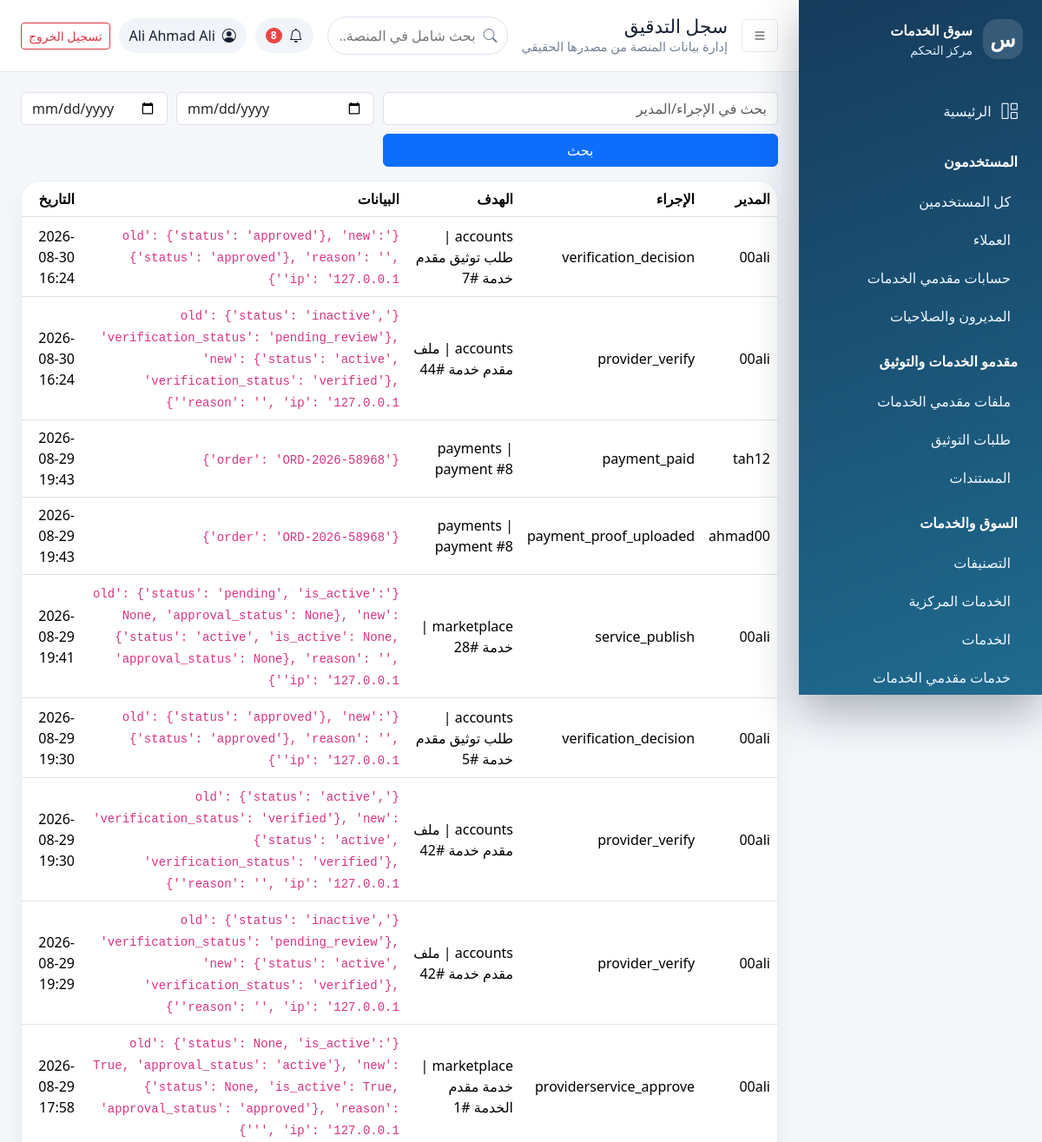
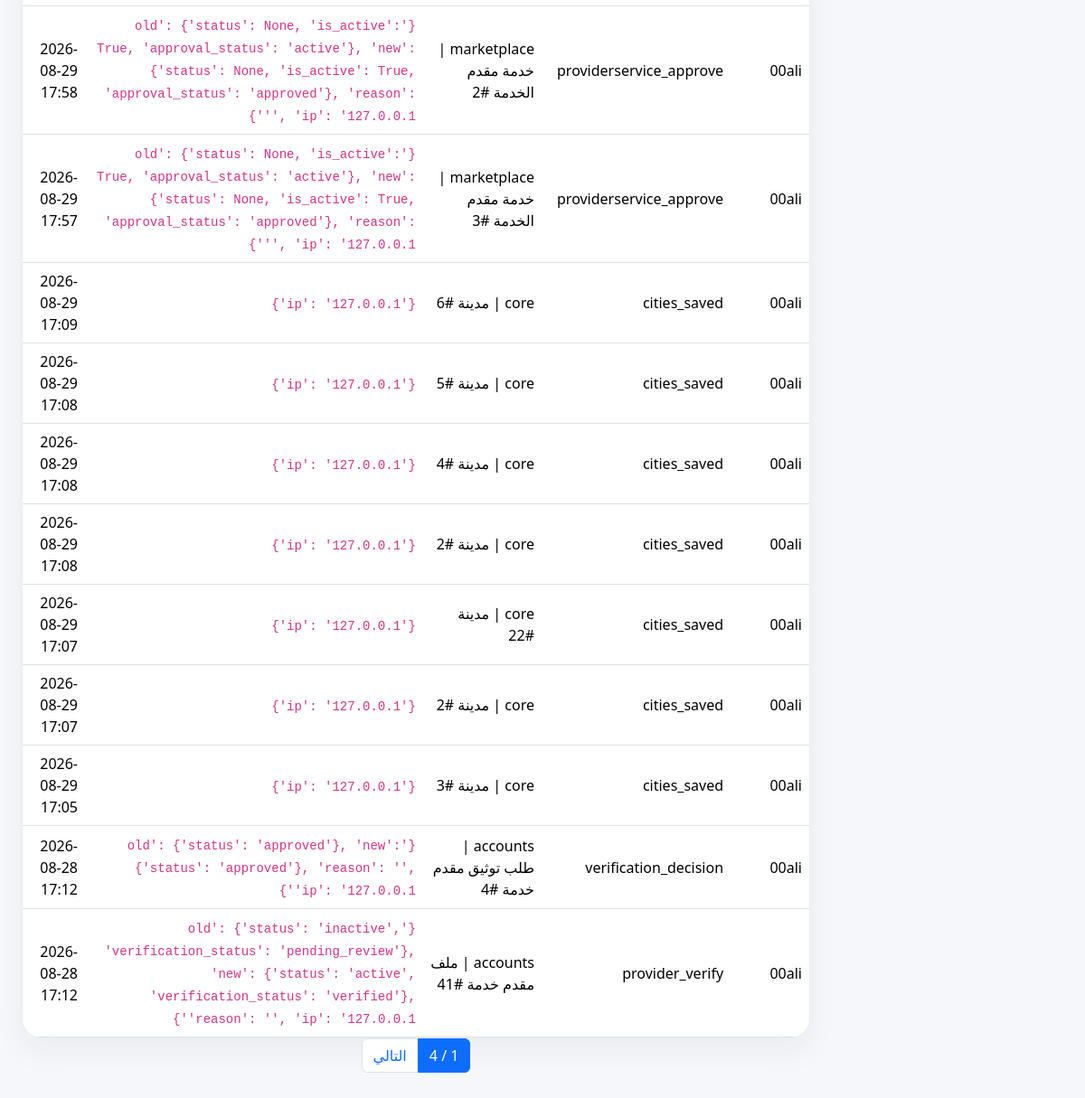
Screenshot of /dashboard/audit/ (signed in) with the database file from the repository (2 pictures, top to bottom).
### apps/accounts/models.py (models this page shows, shortened)
class User(AbstractUser):
    ROLE_CHOICES = (
        ('customer', 'عميل'),
        ('provider', 'مقدم خدمة'),
        ('admin', 'مدير'),
        ('super_admin', 'مدير عام'),
    )
    email = models.EmailField('البريد الإلكتروني', unique=True)
    role = models.CharField('الدور', max_length=20, choices=ROLE_CHOICES, default='customer')
    phone = models.CharField('رقم الجوال', max_length=20, blank=True)
    city = models.CharField('المدينة', max_length=100, blank=True)
    location_city = models.ForeignKey('core.City', on_delete=models.SET_NULL, null=True, blank=True, related_name='users', verbose_name='المدينة المختارة')
    location_district = models.ForeignKey('core.District', on_delete=models.SET_NULL, null=True, blank=True, related_name='users', verbose_name='المديرية المختارة')
    is_verified = models.BooleanField('حساب موثق', default=False)
    is_active = models.BooleanField('حساب نشط', default=True)
    created_at = models.DateTimeField('تاريخ الإنشاء', auto_now_add=True)
    updated_at = models.DateTimeField('تاريخ التحديث', auto_now=True)
    USERNAME_FIELD = 'username'
    REQUIRED_FIELDS = ['email']
    class Meta:
        verbose_name = 'مستخدم'
        verbose_name_plural = 'المستخدمون'
        ordering = ['-created_at']

### apps/core/models.py (models this page shows)
class AuditLog(models.Model):
    actor=models.ForeignKey(settings.AUTH_USER_MODEL,on_delete=models.SET_NULL,null=True,blank=True,related_name='audit_logs')
    action=models.CharField(max_length=100, db_index=True)
    content_type=models.ForeignKey(ContentType,on_delete=models.SET_NULL,null=True,blank=True)
    object_id=models.CharField(max_length=64, blank=True)
    target=GenericForeignKey('content_type','object_id')
    metadata=models.JSONField(default=dict, blank=True)
    created_at=models.DateTimeField(auto_now_add=True, db_index=True)
    class Meta: ordering=['-created_at']

### apps/dashboard/views.py (the view)
# urls.py: path('audit/', views.audit_logs, name='audit'), path('admin-users/', views.admin_users, name='admin_users'), path('admin-users/create/', views.manager_edit, name='manager_create'), path('admin-users/<
@dashboard_required
def audit_logs(request):
    qs=AuditLog.objects.select_related('actor','content_type')
    qs=_search(qs,request.GET.get('q'),['action','actor__username','object_id'])
    qs=_date_filter(qs,request)
    return render(request,'dashboard/audit/list.html',{**_common(request,'سجل التدقيق'),'page_obj':_paginate(request,qs.order_by('-created_at'))})

### apps/core/context_processors.py (called while the page is built)
def maps_settings(request):
    return {'MAPS_API_KEY': settings.MAPS_API_KEY}

### apps/dashboard/permissions.py (called while the page is built)
def can_access_dashboard(user):
    return bool(user.is_authenticated and user.is_active and (user.is_staff or user.is_superuser or getattr(user, 'role', '') in {'admin', 'super_admin'}))

def dashboard_required(view_func):
    @wraps(view_func)
    def _wrapped(request, *args, **kwargs):
        if not request.user.is_authenticated:
            return redirect('dashboard:login')
        if not can_access_dashboard(request.user):
            raise PermissionDenied('ليست لديك صلاحية الدخول إلى لوحة التحكم.')
        return view_func(request, *args, **kwargs)
    return _wrapped

### apps/dashboard/views.py (called while the page is built)
def _paginate(request, qs, per_page=PER_PAGE): return Paginator(qs, per_page).get_page(request.GET.get('page'))

def _common(request, title):
    unread = request.user.notifications.filter(is_read=False).count() if hasattr(request.user, 'notifications') else 0
    return {'page_title': title, 'unread_notifications': unread}

def _search(qs, q, fields):
    if not q: return qs
    query=Q()
    for field in fields: query |= Q(**{f'{field}__icontains': q})
    return qs.filter(query)

def _date_filter(qs, request, field='created_at'):
    if request.GET.get('date_from'): qs=qs.filter(**{f'{field}__date__gte': request.GET['date_from']})
    if request.GET.get('date_to'): qs=qs.filter(**{f'{field}__date__lte': request.GET['date_to']})
    return qs

### apps/dashboard/templates/dashboard/audit/list.html
{% extends 'dashboard/base.html' %}{% block content %}<form class="filters"><input name="q" class="form-control" value="{{ request.GET.q }}" placeholder="بحث في الإجراء/المدير"><input type="date" name="date_from" class="form-control"><input type="date" name="date_to" class="form-control"><button class="btn btn-primary">بحث</button></form><div class="table-card"><table class="table"><thead><tr><th>المدير</th><th>الإجراء</th><th>الهدف</th><th>البيانات</th><th>التاريخ</th></tr></thead><tbody>{% for a in page_obj %}<tr><td>{{ a.actor.username|default:'-' }}</td><td>{{ a.action }}</td><td>{{ a.content_type }} #{{ a.object_id }}</td><td><code>{{ a.metadata }}</code></td><td>{{ a.created_at|date:'Y-m-d H:i' }}</td></tr>{% empty %}<tr><td colspan="5">{% include 'dashboard/partials/empty.html' %}</td></tr>{% endfor %}</tbody></table></div>{% include 'dashboard/partials/pagination.html' %}{% endblock %}

### apps/dashboard/templates/dashboard/partials/header.html
<header class="dash-header"><button class="btn icon-btn" data-sidebar-toggle><i class="bi bi-list"></i></button><div><h1>{{ page_title }}</h1><p>إدارة بيانات المنصة من مصدرها الحقيقي</p></div><form class="global-search" action="{% url 'dashboard:global_search' %}" method="get"><label class="visually-hidden" for="dashboard-search">بحث شامل في المنصة</label><i class="bi bi-search"></i><input id="dashboard-search" name="q" value="{{ request.GET.q }}" minlength="2" placeholder="بحث شامل في المنصة..." autocomplete="off"></form><div class="header-actions"><span class="notif"><i class="bi bi-bell"></i>{% if unread_notifications %}<b>{{ unread_notifications }}</b>{% endif %}</span><div class="user-pill"><i class="bi bi-person-circle"></i><span>{{ request.user.get_full_name|default:request.user.username }}</span></div><a class="btn btn-outline-danger btn-sm" href="{% url 'accounts:logout' %}">تسجيل الخروج</a></div></header>

### apps/dashboard/static/dashboard/css/dashboard.css (style rules this page uses)
:root { --side:#163b5c;--side2:#1f6b8f;--bg:#f5f7fb;--card:#fff;--text:#172033;--muted:#718096;--primary:#2563eb }
body { font-family:Tajawal,system-ui,-apple-system,"Segoe UI",sans-serif;background:var(--bg);color:var(--text) }
.dash-header { height:82px;background:#fff;display:flex;align-items:center;gap:16px;padding:0 24px;box-shadow:0 1px 0 #e5e7eb;position:sticky;top:0;z-index:1000 }
.dash-header h1 { font-size:1.35rem;margin:0 }
.dash-header p { margin:0;color:var(--muted);font-size:.9rem }
.header-actions { margin-inline-start:auto;display:flex;align-items:center;gap:10px }
.icon-btn { border:1px solid #e5e7eb;background:#fff }
.user-pill,.notif { display:flex;align-items:center;gap:8px;background:#f1f5f9;border-radius:999px;padding:8px 12px }
.notif { position:relative }
.notif b { background:#ef4444;color:#fff;border-radius:99px;padding:0 6px;font-size:.75rem }
.stat-card,.panel,.table-card { background:var(--card);border:1px solid #e8eef6;border-radius:22px;box-shadow:0 14px 35px #1e293b0d }
.table-card { overflow:auto }
.table { margin:0;vertical-align:middle }
.filters { display:grid;grid-template-columns:2fr 1fr auto;gap:10px;margin-bottom:16px }
.global-search { position:relative;flex:1;max-width:420px;margin-inline-start:auto }
.global-search i { position:absolute;inset-inline-start:12px;top:50%;transform:translateY(-50%);color:var(--muted) }
.global-search input { width:100%;border:1px solid #dbe3ef;border-radius:999px;padding:9px 36px 9px 14px;outline:none }

### rows the page displays
User: user.get_full_name "Ali Ahmad Ali"
AuditLog: actor.username "00ali", action "verification_decision", content_type "accounts | طلب توثيق مقدم خدمة", object_id "7", metadata "{'old': {'status': 'approved'}, 'new': {'status': 'approved'}, 'reason': '', 'ip': '127.0.0.1'}", created_at "2026-08-30 16:24"
AuditLog: actor.username "00ali", action "provider_verify", content_type "accounts | ملف مقدم خدمة", object_id "44", metadata "{'old': {'status': 'inactive', 'verification_status': 'pending_review'}, 'new': {'status': 'active', 'verification_status': 'verified'}, 'reason': '', 'ip': '127.0.0.1'}", created_at "2026-08-30 16:24"
AuditLog: actor.username "tah12", action "payment_paid", content_type "payments | payment", object_id "8", metadata "{'order': 'ORD-2026-58968'}", created_at "2026-08-29 19:43"
AuditLog: actor.username "ahmad00", action "payment_proof_uploaded", content_type "payments | payment", object_id "8", metadata "{'order': 'ORD-2026-58968'}", created_at "2026-08-29 19:43"
AuditLog: actor.username "00ali", action "service_publish", content_type "marketplace | خدمة", object_id "28", metadata "{'old': {'status': 'pending', 'is_active': None, 'approval_status': None}, 'new': {'status': 'active', 'is_active': None, 'approval_status': None}, 'reason': '', 'ip': '127.0.0.1'}", created_at "2026-08-29 19:41"
AuditLog: actor.username "00ali", action "verification_decision", content_type "accounts | طلب توثيق مقدم خدمة", object_id "5", metadata "{'old': {'status': 'approved'}, 'new': {'status': 'approved'}, 'reason': '', 'ip': '127.0.0.1'}", created_at "2026-08-29 19:30"
AuditLog: actor.username "00ali", action "provider_verify", content_type "accounts | ملف مقدم خدمة", object_id "42", metadata "{'old': {'status': 'active', 'verification_status': 'verified'}, 'new': {'status': 'active', 'verification_status': 'verified'}, 'reason': '', 'ip': '127.0.0.1'}", created_at "2026-08-29 19:30"
AuditLog: actor.username "00ali", action "provider_verify", content_type "accounts | ملف مقدم خدمة", object_id "42", metadata "{'old': {'status': 'inactive', 'verification_status': 'pending_review'}, 'new': {'status': 'active', 'verification_status': 'verified'}, 'reason': '', 'ip': '127.0.0.1'}", created_at "2026-08-29 19:29"
AuditLog: actor.username "00ali", action "providerservice_approve", content_type "marketplace | خدمة مقدم الخدمة", object_id "1", metadata "{'old': {'status': None, 'is_active': True, 'approval_status': 'active'}, 'new': {'status': None, 'is_active': True, 'approval_status': 'approved'}, 'reason': '', 'ip': '127.0.0.1'}", created_at "2026-08-29 17:58"
AuditLog: actor.username "00ali", action "providerservice_approve", content_type "marketplace | خدمة مقدم الخدمة", object_id "2", metadata "{'old': {'status': None, 'is_active': True, 'approval_status': 'active'}, 'new': {'status': None, 'is_active': True, 'approval_status': 'approved'}, 'reason': '', 'ip': '127.0.0.1'}", created_at "2026-08-29 17:58"
AuditLog: actor.username "00ali", action "providerservice_approve", content_type "marketplace | خدمة مقدم الخدمة", object_id "3", metadata "{'old': {'status': None, 'is_active': True, 'approval_status': 'active'}, 'new': {'status': None, 'is_active': True, 'approval_status': 'approved'}, 'reason': '', 'ip': '127.0.0.1'}", created_at "2026-08-29 17:57"
AuditLog: actor.username "00ali", action "cities_saved", content_type "core | مدينة", object_id "6", metadata "{'ip': '127.0.0.1'}", created_at "2026-08-29 17:09"
AuditLog: actor.username "00ali", action "cities_saved", content_type "core | مدينة", object_id "5", metadata "{'ip': '127.0.0.1'}", created_at "2026-08-29 17:08"
AuditLog: actor.username "00ali", action "cities_saved", content_type "core | مدينة", object_id "4", metadata "{'ip': '127.0.0.1'}", created_at "2026-08-29 17:08"
AuditLog: actor.username "00ali", action "cities_saved", content_type "core | مدينة", object_id "2", metadata "{'ip': '127.0.0.1'}", created_at "2026-08-29 17:08"
AuditLog: actor.username "00ali", action "cities_saved", content_type "core | مدينة", object_id "22", metadata "{'ip': '127.0.0.1'}", created_at "2026-08-29 17:07"
AuditLog: actor.username "00ali", action "cities_saved", content_type "core | مدينة", object_id "2", metadata "{'ip': '127.0.0.1'}", created_at "2026-08-29 17:07"
AuditLog: actor.username "00ali", action "cities_saved", content_type "core | مدينة", object_id "3", metadata "{'ip': '127.0.0.1'}", created_at "2026-08-29 17:05"
AuditLog: actor.username "00ali", action "verification_decision", content_type "accounts | طلب توثيق مقدم خدمة", object_id "4", metadata "{'old': {'status': 'approved'}, 'new': {'status': 'approved'}, 'reason': '', 'ip': '127.0.0.1'}", created_at "2026-08-28 17:12"
AuditLog: actor.username "00ali", action "provider_verify", content_type "accounts | ملف مقدم خدمة", object_id "41", metadata "{'old': {'status': 'inactive', 'verification_status': 'pending_review'}, 'new': {'status': 'active', 'verification_status': 'verified'}, 'reason': '', 'ip': '127.0.0.1'}", created_at "2026-08-28 17:12"

### other values shown
{{ page_title }} "سجل التدقيق"
{{ unread_notifications }} "8"
{{ page_obj.paginator.num_pages }} "4"
